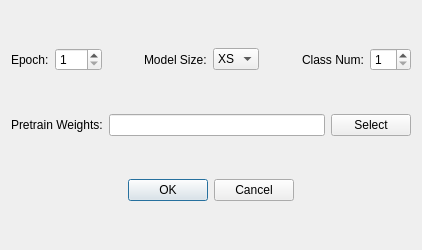
<?xml version="1.0" encoding="UTF-8"?>
<ui version="4.0">
 <class>Dialog</class>
 <widget class="QDialog" name="Dialog">
  <property name="geometry">
   <rect>
    <x>0</x>
    <y>0</y>
    <width>422</width>
    <height>250</height>
   </rect>
  </property>
  <property name="windowTitle">
   <string>Training Config</string>
  </property>
  <layout class="QVBoxLayout" name="verticalLayout">
   <item>
    <layout class="QHBoxLayout" name="horizontalLayout_2">
     <item>
      <widget class="QLabel" name="epochLabel">
       <property name="text">
        <string>Epoch:</string>
       </property>
      </widget>
     </item>
     <item>
      <widget class="QSpinBox" name="epochSpinBox">
       <property name="minimum">
        <number>1</number>
       </property>
       <property name="maximum">
        <number>300</number>
       </property>
      </widget>
     </item>
     <item>
      <spacer name="horizontalSpacer">
       <property name="orientation">
        <enum>Qt::Horizontal</enum>
       </property>
       <property name="sizeHint" stdset="0">
        <size>
         <width>40</width>
         <height>20</height>
        </size>
       </property>
      </spacer>
     </item>
     <item>
      <widget class="QLabel" name="modelLabel">
       <property name="text">
        <string>Model Size:</string>
       </property>
       <property name="scaledContents">
        <bool>true</bool>
       </property>
      </widget>
     </item>
     <item>
      <widget class="QComboBox" name="modelComboBox">
       <item>
        <property name="text">
         <string>XS</string>
        </property>
       </item>
       <item>
        <property name="text">
         <string>S</string>
        </property>
       </item>
       <item>
        <property name="text">
         <string>M</string>
        </property>
       </item>
       <item>
        <property name="text">
         <string>L</string>
        </property>
       </item>
      </widget>
     </item>
     <item>
      <spacer name="horizontalSpacer_2">
       <property name="orientation">
        <enum>Qt::Horizontal</enum>
       </property>
       <property name="sizeHint" stdset="0">
        <size>
         <width>40</width>
         <height>20</height>
        </size>
       </property>
      </spacer>
     </item>
     <item>
      <widget class="QLabel" name="clsNumLabel">
       <property name="text">
        <string>Class Num:</string>
       </property>
      </widget>
     </item>
     <item>
      <widget class="QSpinBox" name="clsNumSpinBox">
       <property name="minimum">
        <number>1</number>
       </property>
      </widget>
     </item>
    </layout>
   </item>
   <item>
    <layout class="QHBoxLayout" name="horizontalLayout">
     <item>
      <widget class="QLabel" name="pretrainLabel">
       <property name="text">
        <string>Pretrain Weights:</string>
       </property>
      </widget>
     </item>
     <item>
      <widget class="QLineEdit" name="pretrainWLineEdit"/>
     </item>
     <item>
      <widget class="QPushButton" name="selectButton">
       <property name="text">
        <string>Select</string>
       </property>
      </widget>
     </item>
    </layout>
   </item>
   <item>
    <widget class="QDialogButtonBox" name="buttonBox">
     <property name="orientation">
      <enum>Qt::Horizontal</enum>
     </property>
     <property name="standardButtons">
      <set>QDialogButtonBox::Cancel|QDialogButtonBox::Ok</set>
     </property>
     <property name="centerButtons">
      <bool>true</bool>
     </property>
    </widget>
   </item>
  </layout>
 </widget>
 <resources/>
 <connections>
  <connection>
   <sender>buttonBox</sender>
   <signal>accepted()</signal>
   <receiver>Dialog</receiver>
   <slot>accept()</slot>
   <hints>
    <hint type="sourcelabel">
     <x>248</x>
     <y>254</y>
    </hint>
    <hint type="destinationlabel">
     <x>157</x>
     <y>274</y>
    </hint>
   </hints>
  </connection>
  <connection>
   <sender>buttonBox</sender>
   <signal>rejected()</signal>
   <receiver>Dialog</receiver>
   <slot>reject()</slot>
   <hints>
    <hint type="sourcelabel">
     <x>316</x>
     <y>260</y>
    </hint>
    <hint type="destinationlabel">
     <x>286</x>
     <y>274</y>
    </hint>
   </hints>
  </connection>
 </connections>
</ui>
